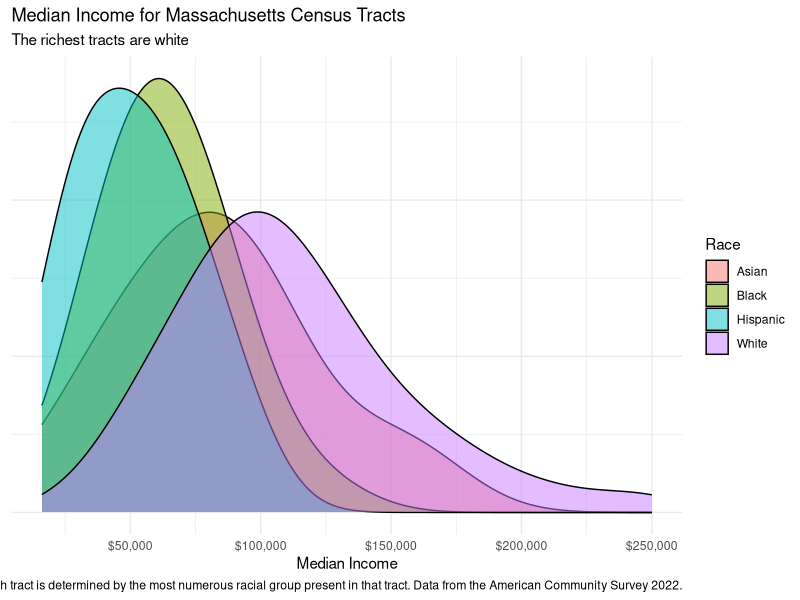

Write R code to recreate this figure.
## ---- chunk 1
#| message: FALSE
#| label: setup

library(tidyverse)

## ---- chunk 2
#| message: FALSE
#| label: readin

x <- read_csv(file = "data/mass-tracts.csv", show_col_types = FALSE)
## ---- chunk 3
#| message: FALSE
#| label: plot

x |> 
  drop_na()|>
  ggplot(aes(x = med_income)) + 
  geom_density(alpha = 0.5, aes(fill = race), adjust = 2) + 
  theme_minimal() + 
  scale_x_continuous(labels = scales::dollar_format()) + 
  scale_y_continuous(labels = NULL) + 
   labs(title = "Median Income for Massachusetts Census Tracts",
       subtitle = "The richest tracts are white",
       x = "Median Income",
       y = NULL,
       fill = "Race",
       caption = "The race of each tract is determined by the most numerous racial group present in that tract. Data from the American Community Survey 2022.")
